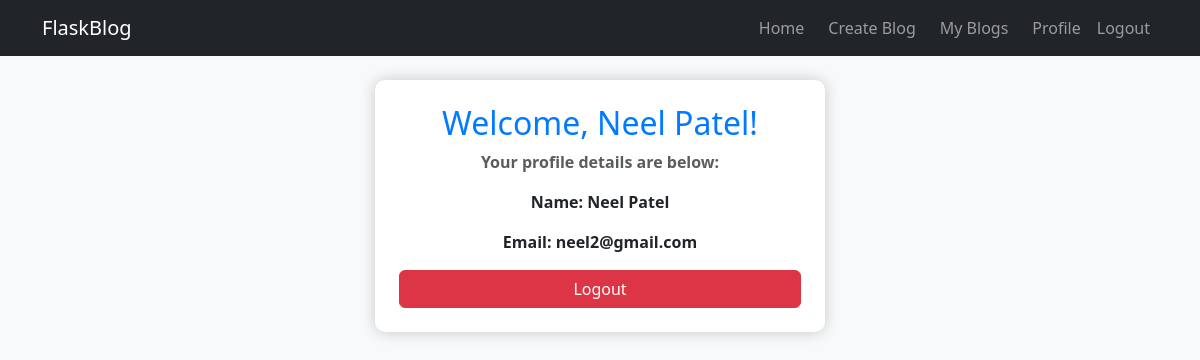
The page /dashboard (signed in) on the database as committed earlier.
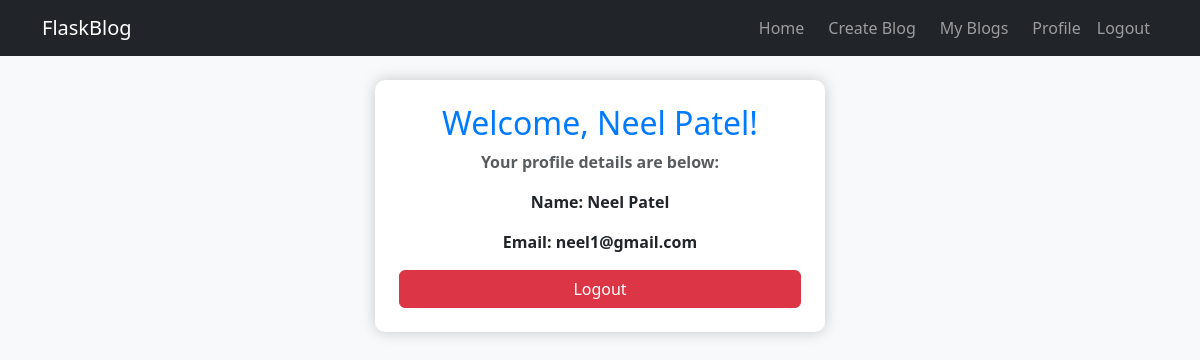
The same page on the database as committed later.
### tables this page shows
CREATE TABLE users (
                id INTEGER PRIMARY KEY AUTOINCREMENT,
                name TEXT NOT NULL,
                email TEXT UNIQUE NOT NULL,
                password TEXT NOT NULL
            );

### app.py (the view)
@app.route("/dashboard")
def dashboard():
    if "email" in session:
        db = get_db()
        user = db.execute(
            "SELECT * FROM users WHERE email = ?", (session["email"],)
        ).fetchone()
        return render_template("dashboard.html", user=user)
    return redirect("/login")

### app.py (called while the page is built)
def get_db():
    if "db" not in g:
        g.db = sqlite3.connect(DATABASE)
        g.db.row_factory = sqlite3.Row  # Return results as dictionaries
    return g.db

### templates/dashboard.html (shortened to what this page needs)
<!DOCTYPE html>
<html lang="en">
<head>
    <link href="https://cdn.jsdelivr.net/npm/bootstrap@5.3.3/dist/css/bootstrap.min.css" rel="stylesheet">
</head>
<body>
    <nav class="navbar navbar-expand-lg navbar-dark bg-dark fixed-top">
        <div class="container">
            <a class="navbar-brand" href="/homepage">FlaskBlog</a>
            <div class="collapse navbar-collapse justify-content-end" id="navbarNav">
                <ul class="navbar-nav">
                    <li class="nav-item">
                        <a class="nav-link btn btn-dark mx-2" href="/homepage">Home</a>
                    </li>
                    <li class="nav-item">
                        <a class="nav-link btn btn-dark " href="/create_blog">Create Blog</a>
                    </li>
                    <li class="nav-item">
                        <a class="nav-link btn btn-dark mx-2" href="/my_blogs">My Blogs</a>
                    </li>
                    <li class="nav-item">
                        <a class="nav-link btn btn-dark" href="/dashboard">Profile</a>
                    </li>
                    <li class="nav-item">
                        <a class="nav-link btn btn-danger" href="/logout">Logout</a>
                    </li>
                </ul>
            </div>
        </div>
    </nav>
    <div class="container dashboard-container">
        <div class="profile-card p-4 fw-bold">
            <h2>Welcome, {{ user.name }}!</h2>
            <p class="text-muted">Your profile details are below:</p>
            <p><strong>Name:</strong> {{ user.name }}</p>
            <p><strong>Email:</strong> {{ user.email }}</p>
            <a href="/logout" class="btn btn-danger w-100">Logout</a>
        </div>
    </div>
</body>
</html>

Rows that differ between the two databases and show on the page:
changed users "Neel Patel": email "neel2@gmail.com" → "neel1@gmail.com"
